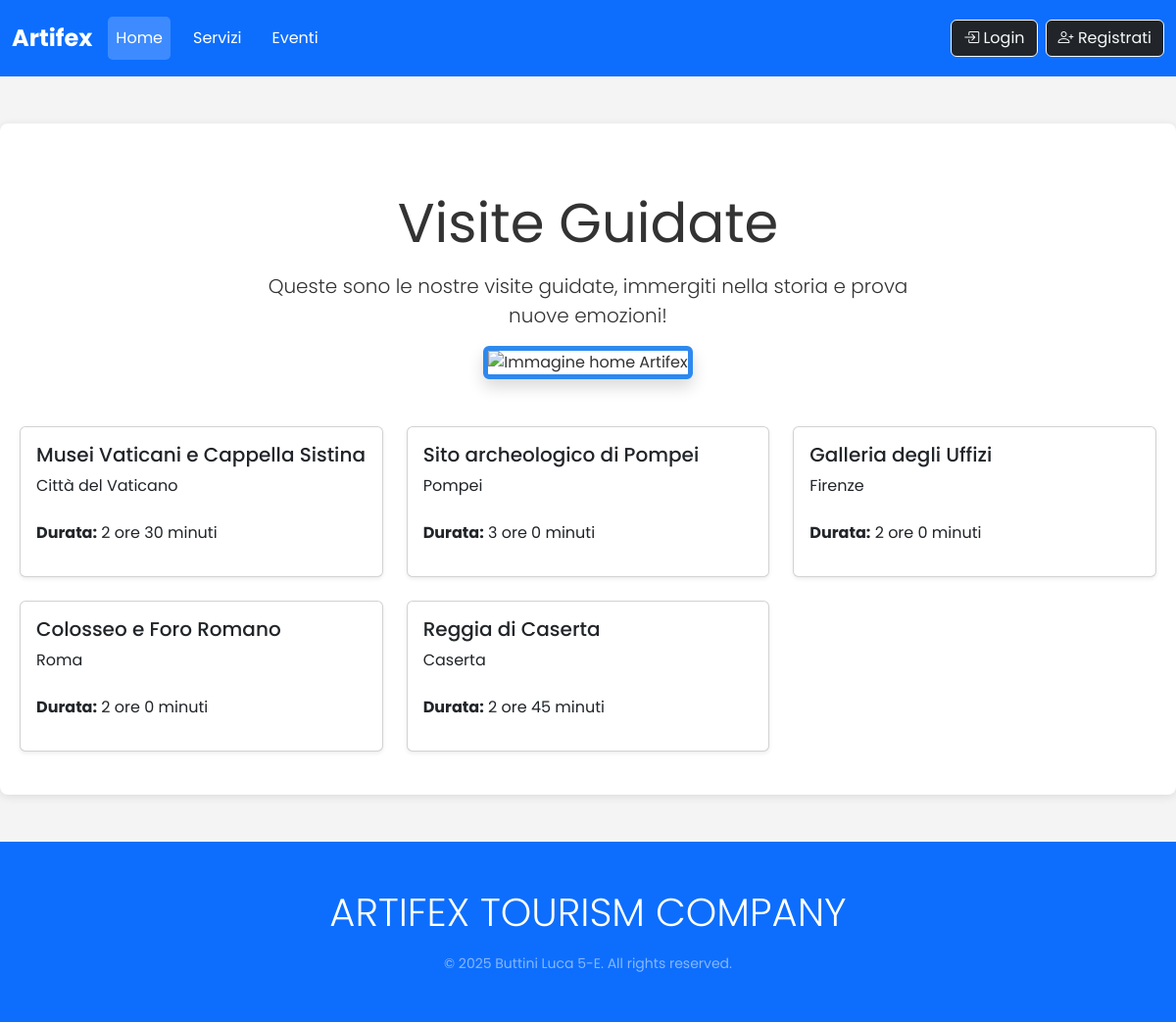
The page /visits on the database as committed earlier.
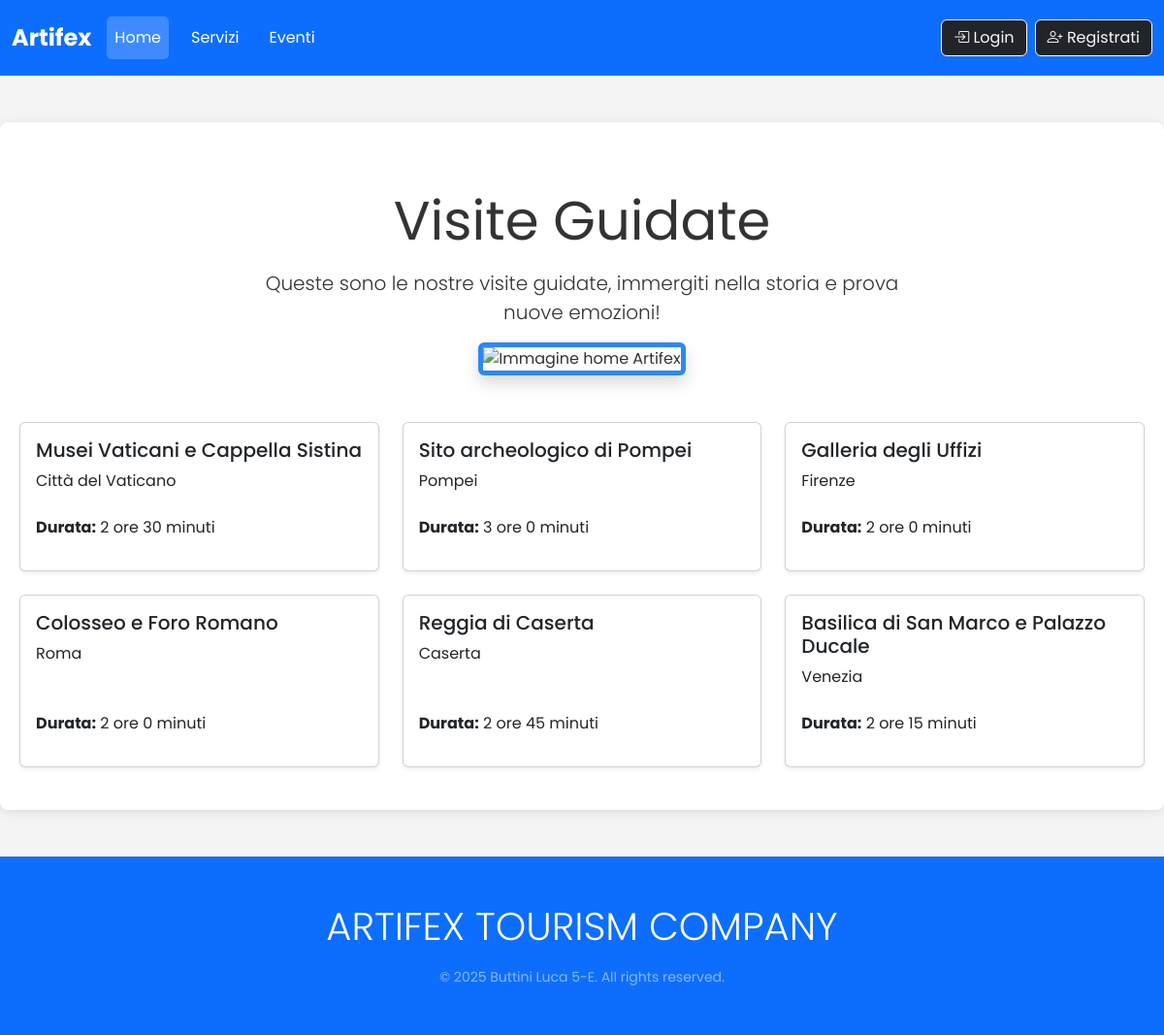
The same page on the database as committed later.
### tables this page shows
create table visite(
                       id_visita int primary key auto_increment,
                       titolo varchar(100),
                       durata_media time,
                       luogo varchar(100)
);

### App/Controller/ServiceController.php (called while the page is built, shortened)
<?php
require_once 'App/Model/Visit.php';
class ServiceController
{
    private $db;
    public function __construct($db)
    {
        $this->db = $db;
    }
    public function listVisits()
    {
        $visitModel = new Visit($this->db);
        $visite = $visitModel->showAll();
        require 'App/View/listVisits.php';
    }
}

### index.php (called while the page is built, shortened)
<?php
$appConfig = require 'appConfig.php';
$fullUri = $_SERVER['REQUEST_URI'];
$path = parse_url($fullUri, PHP_URL_PATH);
$url = strtolower($path);
$method = $_SERVER['REQUEST_METHOD'];
$prefix = '/' . strtolower($appConfig['prjName']);
if (strpos($url, $prefix) === 0) {
    $url = substr($url, strlen($prefix));
}
$url = trim($url, '/');
$dataBaseConfig = require 'Database/databaseConfig.php';
$db = Database\DBconn::getDB($dataBaseConfig);
$routerClass = new \Router\Router();
$routerClass->addRoute('GET', '', 'HomeController', 'presentationHome');
$routerClass->addRoute('GET', 'home/services', 'ServiceController', 'presentation3');
$routerClass->addRoute('GET', 'form/insert/visitor', 'UserController', 'formInsertOneVisitor');
$routerClass->addRoute('GET', 'error/errorpage', 'HomeController', 'showErrorPage');
$routerClass->addRoute('GET', 'form/login/admin', 'AdminController', 'formLoginAdmin');
$routerClass->addRoute('GET', 'form/login/visitor', 'UserController', 'formLoginVisitor');
$routerClass->addRoute('GET', 'logout', 'UserController', 'logoutPage');
$routerClass->addRoute('GET', 'info', 'UserController', 'infoProfilo');
$routerClass->addRoute('GET', 'info', 'AdminController', 'infoProfilo');
$routerClass->addRoute('GET', 'admin/dashboard', 'AdminController', 'dashboard');
$routerClass->addRoute('GET', 'visits', 'ServiceController', 'listVisits');
$routerClass->addRoute('GET', 'events', 'ServiceController', 'listEvents');
$routerClass->addRoute('GET', 'admin/events', 'AdminEventController', 'index');
$routerClass->addRoute('GET', 'admin/events/create', 'AdminEventController', 'createForm');
$routerClass->addRoute('GET', 'admin/events/edit/{id}', 'AdminEventController', 'editForm');
$routerClass->addRoute('GET', 'admin/schedules', 'AdminScheduleController', 'index');
$routerClass->addRoute('GET', 'admin/schedules/create', 'AdminScheduleController', 'createForm');
$routerClass->addRoute('GET', 'admin/guides', 'AdminGuideController', 'index');
$routerClass->addRoute('GET', 'admin/guides/create', 'AdminGuideController', 'createForm');
$routerClass->addRoute('GET', 'admin/guides/edit/{id}', 'AdminGuideController', 'editForm');
$routerClass->addRoute('POST', 'insert/onevisitor', 'UserController', 'insertOneVisitor');
$routerClass->addRoute('POST', 'login/admin', 'AdminController', 'loginAdmin');
$routerClass->addRoute('POST', 'login/visitor', 'UserController', 'loginVisitor');
$routerClass->addRoute('POST', 'home/index', 'HomeController', 'presentation11');
$routerClass->addRoute('POST', 'home/services', 'ServiceController', 'presentation33');
$routerClass->addRoute('POST', 'changepwd', 'UserController', 'changePassword');
$routerClass->addRoute('POST', 'changepwd', 'AdminController', 'changePassword');
$routerClass->addRoute('POST', 'admin/events/create', 'AdminEventController', 'create');
$routerClass->addRoute('POST', 'admin/events/delete', 'AdminEventController', 'delete');
$routerClass->addRoute('POST', 'admin/events/update', 'AdminEventController', 'update');
$routerClass->addRoute('POST', 'admin/schedules/create', 'AdminScheduleController', 'create');
$routerClass->addRoute('POST', 'admin/schedules/delete', 'AdminScheduleController', 'delete');
$routerClass->addRoute('POST', 'admin/guides/create', 'AdminGuideController', 'create');
$routerClass->addRoute('POST', 'admin/guides/delete', 'AdminGuideController', 'delete');
$routerClass->addRoute('POST', 'admin/guides/update', 'AdminGuideController', 'update');
$routerClass->addRoute('GET',  'home/book-events',   'ServiceController', 'bookEventForm');
$routerClass->addRoute('POST', 'home/book-events',   'ServiceController', 'bookEventSubmit');
$reValue = $routerClass->match($url, $method);
$action = $reValue['action'];
$controllerObj = new $controller($db);
$controllerObj->$action();

### App/Model/Visit.php (called while the page is built, shortened)
<?php
class Visit {
    private PDO $db;
    public function __construct(PDO $db) {
        $this->db = $db;
    }
    public function showAll(): array {
        $visits = [];
        $query = 'SELECT * FROM visite';
        try {
            $stmt = $this->db->prepare($query);
            $stmt->execute();
            while ($visit = $stmt->fetch(PDO::FETCH_ASSOC)) {
                $visits[] = $visit;
            }
        } catch(Exception $e) {
            logError($e);
        }
        return $visits;
    }
}

### App/View/listVisits.php (the view, shortened to what the changed rows need)
<?php
require 'header.php';
?>
    <div class="text-center mt-5 mb-5">
        <h1 class="display-4"><strong>Visite Guidate</strong></h1>
    </div>
    <?php if (empty($visite)): ?>
        <p class="text-center">Al momento non ci sono visite disponibili.</p>
    <?php else: ?>
        <div class="row">
            <?php foreach ($visite as $visita): ?>
                <?php
                $durata_parts = explode(':', $visita['durata_media']);
                $ore = (int)$durata_parts[0];
                $minuti = (int)$durata_parts[1];
                ?>
                <div class="col-md-4 mb-4">
                    <div class="card shadow-sm h-100">
                        <div class="card-body d-flex flex-column">
                            <h5 class="card-title"><?= htmlspecialchars($visita['titolo']) ?></h5>
                            <p class="card-text flex-grow-1"><?= htmlspecialchars($visita['luogo']) ?></p>
                            <ul class="list-unstyled mt-2">
                                <li><strong>Durata:</strong> <?= $ore ?> ore <?= $minuti ?> minuti</li>
                            </ul>
                        </div>
                    </div>
                </div>
            <?php endforeach; ?>
        </div>
    <?php endif; ?>
<?php
require 'footer.php';
?>

Rows that differ between the two databases and show on the page:
added visite: titolo "Basilica di San Marco e Palazzo Ducale", luogo "Venezia", durata_media "2", durata_media "15"
